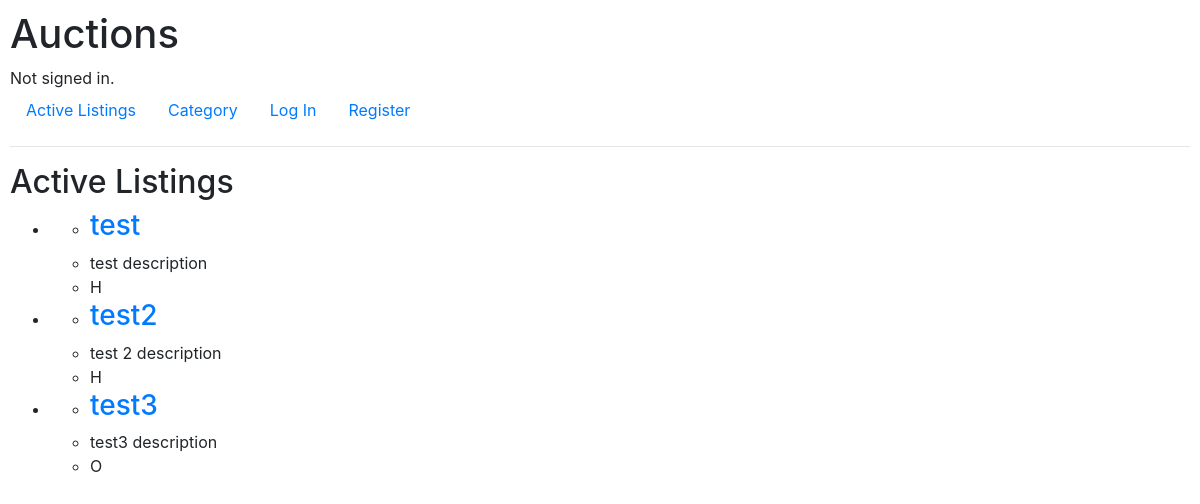
The app's page /, older data.
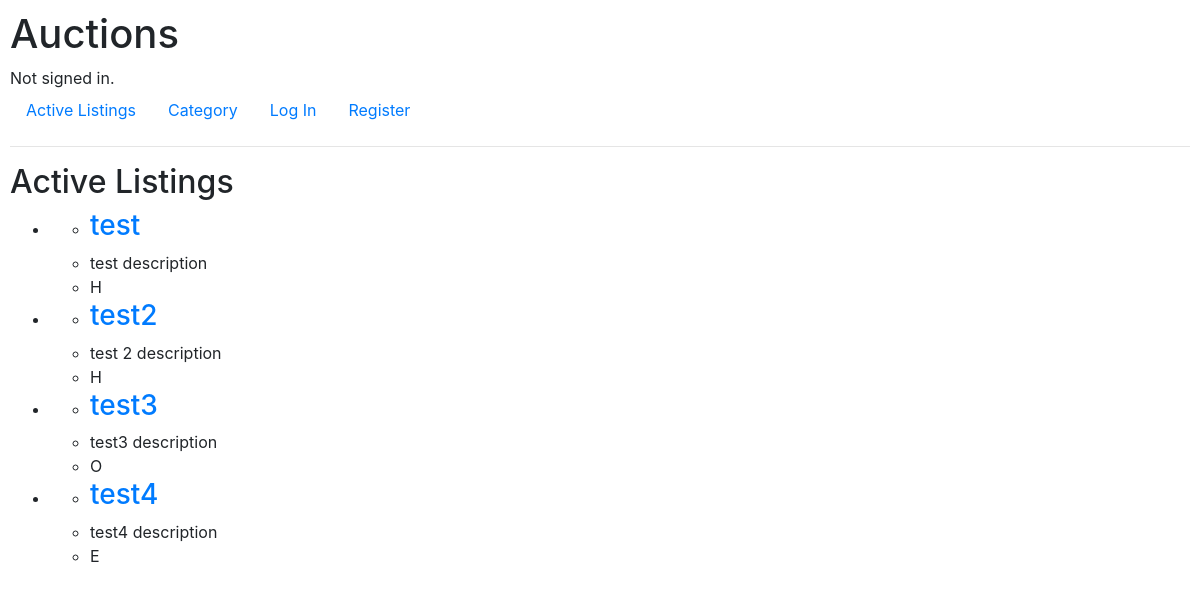
The same page, newer data.
### auctions/models.py (models this page shows)
class Listing(models.Model):
    CATEGORIES = [
        ('H', 'Home'),
        ('F', 'Fashion'),
        ('T', 'Toys'),
        ('E', 'Electronics'),
        ('O', 'Other')
    ]
    title = models.CharField(max_length=64)
    description = models.TextField()
    category = models.CharField(max_length=1, choices=CATEGORIES)
    watching = models.ManyToManyField(User,related_name='listings')

### auctions/views.py (the view)
# urls.py: path("", views.index, name="index"),
def index(request):
    listings = Listing.objects.all()
    return render(request, "auctions/index.html", {
        "listings": listings
    })

### auctions/templates/auctions/index.html
{% extends "auctions/layout.html" %}
{% block body %}
    <h2>Active Listings</h2>
    <ul>
        {% for listing in listings %}
        <li>
            <ul>
                <li><a href="{% url 'listing_page' listing.id %}"><h3>{{listing.title}}</h3></a></li>
                <li>{{listing.description}}</li>
                <li>{{listing.category}}</li>
            </ul>
        </li>
        {% endfor %}
    </ul>
{% endblock %}

Row changes from the older to the newer data that the page shows:
added Listing: title "test4", description "test4 description", category "E"
